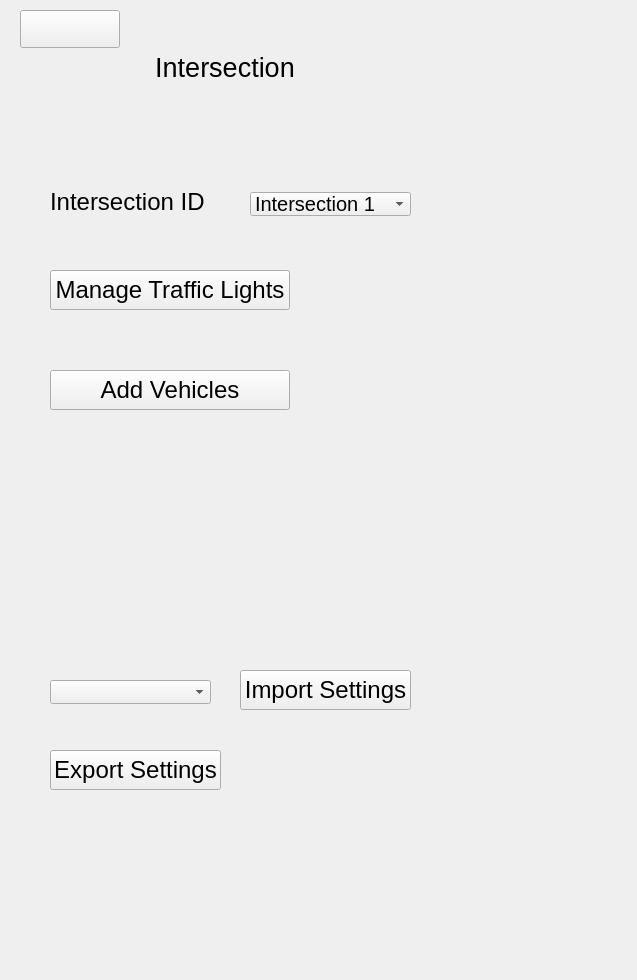
<?xml version="1.0" encoding="UTF-8"?>
<ui version="4.0">
 <class>Form</class>
 <widget class="QWidget" name="Form">
  <property name="geometry">
   <rect>
    <x>0</x>
    <y>0</y>
    <width>637</width>
    <height>980</height>
   </rect>
  </property>
  <property name="windowTitle">
   <string>Form</string>
  </property>
  <widget class="QWidget" name="widget" native="true">
   <property name="geometry">
    <rect>
     <x>10</x>
     <y>10</y>
     <width>420</width>
     <height>951</height>
    </rect>
   </property>
   <property name="minimumSize">
    <size>
     <width>420</width>
     <height>951</height>
    </size>
   </property>
   <property name="maximumSize">
    <size>
     <width>420</width>
     <height>951</height>
    </size>
   </property>
   <widget class="QPushButton" name="backButton">
    <property name="geometry">
     <rect>
      <x>10</x>
      <y>0</y>
      <width>100</width>
      <height>38</height>
     </rect>
    </property>
    <property name="minimumSize">
     <size>
      <width>100</width>
      <height>30</height>
     </size>
    </property>
    <property name="text">
     <string/>
    </property>
    <property name="icon">
     <iconset>
      <normaloff>Back.png</normaloff>Back.png</iconset>
    </property>
    <property name="iconSize">
     <size>
      <width>30</width>
      <height>30</height>
     </size>
    </property>
   </widget>
   <widget class="QLabel" name="BL2">
    <property name="geometry">
     <rect>
      <x>104</x>
      <y>20</y>
      <width>222</width>
      <height>74</height>
     </rect>
    </property>
    <property name="minimumSize">
     <size>
      <width>222</width>
      <height>74</height>
     </size>
    </property>
    <property name="maximumSize">
     <size>
      <width>222</width>
      <height>74</height>
     </size>
    </property>
    <property name="font">
     <font>
      <family>Segoe UI</family>
      <pointsize>20</pointsize>
     </font>
    </property>
    <property name="layoutDirection">
     <enum>Qt::LeftToRight</enum>
    </property>
    <property name="text">
     <string>Intersection</string>
    </property>
    <property name="alignment">
     <set>Qt::AlignCenter</set>
    </property>
   </widget>
   <widget class="QLabel" name="SLTC2">
    <property name="geometry">
     <rect>
      <x>40</x>
      <y>150</y>
      <width>180</width>
      <height>83</height>
     </rect>
    </property>
    <property name="minimumSize">
     <size>
      <width>180</width>
      <height>83</height>
     </size>
    </property>
    <property name="maximumSize">
     <size>
      <width>180</width>
      <height>83</height>
     </size>
    </property>
    <property name="font">
     <font>
      <family>Segoe UI</family>
      <pointsize>18</pointsize>
     </font>
    </property>
    <property name="text">
     <string>Intersection ID</string>
    </property>
    <property name="alignment">
     <set>Qt::AlignLeading|Qt::AlignLeft|Qt::AlignVCenter</set>
    </property>
   </widget>
   <widget class="QComboBox" name="comboBox">
    <property name="geometry">
     <rect>
      <x>240</x>
      <y>182</y>
      <width>161</width>
      <height>24</height>
     </rect>
    </property>
    <property name="font">
     <font>
      <family>Segoe UI</family>
      <pointsize>15</pointsize>
     </font>
    </property>
    <property name="editable">
     <bool>false</bool>
    </property>
    <property name="currentIndex">
     <number>0</number>
    </property>
    <item>
     <property name="text">
      <string>Intersection 1</string>
     </property>
    </item>
    <item>
     <property name="text">
      <string>Intersection 2</string>
     </property>
    </item>
    <item>
     <property name="text">
      <string>Intersection 3</string>
     </property>
    </item>
    <item>
     <property name="text">
      <string>Intersection 4</string>
     </property>
    </item>
   </widget>
   <widget class="QComboBox" name="comboBox_2">
    <property name="geometry">
     <rect>
      <x>40</x>
      <y>670</y>
      <width>161</width>
      <height>24</height>
     </rect>
    </property>
    <property name="font">
     <font>
      <family>Segoe UI</family>
      <pointsize>15</pointsize>
     </font>
    </property>
    <property name="editable">
     <bool>false</bool>
    </property>
    <property name="currentIndex">
     <number>-1</number>
    </property>
   </widget>
   <widget class="QPushButton" name="pushButton">
    <property name="geometry">
     <rect>
      <x>40</x>
      <y>260</y>
      <width>240</width>
      <height>40</height>
     </rect>
    </property>
    <property name="font">
     <font>
      <family>Segoe UI</family>
      <pointsize>18</pointsize>
     </font>
    </property>
    <property name="text">
     <string>Manage Traffic Lights</string>
    </property>
   </widget>
   <widget class="QPushButton" name="pushButton_2">
    <property name="geometry">
     <rect>
      <x>40</x>
      <y>360</y>
      <width>240</width>
      <height>40</height>
     </rect>
    </property>
    <property name="font">
     <font>
      <family>Segoe UI</family>
      <pointsize>18</pointsize>
     </font>
    </property>
    <property name="text">
     <string>Add Vehicles</string>
    </property>
   </widget>
   <widget class="QPushButton" name="pushButton_3">
    <property name="geometry">
     <rect>
      <x>40</x>
      <y>740</y>
      <width>171</width>
      <height>40</height>
     </rect>
    </property>
    <property name="font">
     <font>
      <family>Segoe UI</family>
      <pointsize>18</pointsize>
     </font>
    </property>
    <property name="text">
     <string>Export Settings</string>
    </property>
   </widget>
   <widget class="QPushButton" name="pushButton_4">
    <property name="geometry">
     <rect>
      <x>230</x>
      <y>660</y>
      <width>171</width>
      <height>40</height>
     </rect>
    </property>
    <property name="font">
     <font>
      <family>Segoe UI</family>
      <pointsize>18</pointsize>
     </font>
    </property>
    <property name="text">
     <string>Import Settings</string>
    </property>
   </widget>
  </widget>
 </widget>
 <resources/>
 <connections/>
</ui>
